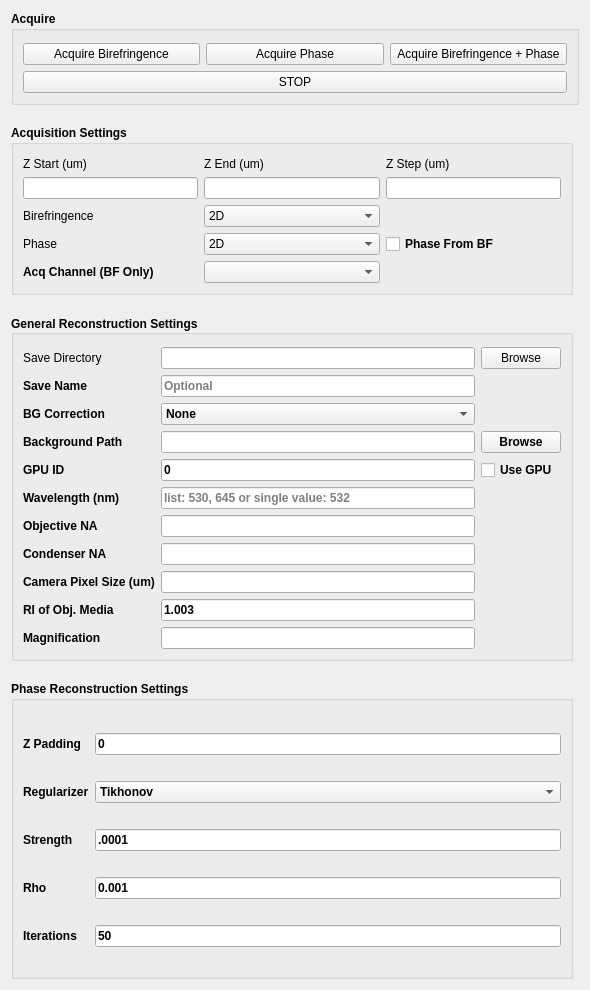
         <widget class="QWidget" name="scrollAreaWidgetContents_4">
          <property name="geometry">
           <rect>
            <x>0</x>
            <y>0</y>
            <width>590</width>
            <height>990</height>
           </rect>
          </property>
          <property name="sizePolicy">
           <sizepolicy hsizetype="Preferred" vsizetype="Preferred">
            <horstretch>0</horstretch>
            <verstretch>0</verstretch>
           </sizepolicy>
          </property>
          <layout class="QGridLayout" name="gridLayout_15">
           <property name="verticalSpacing">
            <number>20</number>
           </property>
           <item row="0" column="0" colspan="2">
            <widget class="QGroupBox" name="acquire">
             <property name="sizePolicy">
              <sizepolicy hsizetype="Preferred" vsizetype="Fixed">
               <horstretch>0</horstretch>
               <verstretch>0</verstretch>
              </sizepolicy>
             </property>
             <property name="font">
              <font>
               <italic>false</italic>
               <bold>true</bold>
              </font>
             </property>
             <property name="title">
              <string>Acquire</string>
             </property>
             <layout class="QGridLayout" name="gridLayout_13">
              <property name="topMargin">
               <number>12</number>
              </property>
              <property name="verticalSpacing">
               <number>6</number>
              </property>
              <item row="2" column="0">
               <widget class="QPushButton" name="qbutton_acq_birefringence">
                <property name="font">
                 <font>
                  <italic>false</italic>
                  <bold>false</bold>
                 </font>
                </property>
                <property name="text">
                 <string>Acquire Birefringence</string>
                </property>
               </widget>
              </item>
              <item row="2" column="1">
               <widget class="QPushButton" name="qbutton_acq_phase">
                <property name="font">
                 <font>
                  <italic>false</italic>
                  <bold>false</bold>
                 </font>
                </property>
                <property name="text">
                 <string>Acquire Phase</string>
                </property>
               </widget>
              </item>
              <item row="2" column="2">
               <widget class="QPushButton" name="qbutton_acq_birefringence_phase">
                <property name="font">
                 <font>
                  <italic>false</italic>
                  <bold>false</bold>
                 </font>
                </property>
                <property name="text">
                 <string>Acquire Birefringence + Phase</string>
                </property>
               </widget>
              </item>
              <item row="3" column="0" colspan="3">
               <widget class="QPushButton" name="qbutton_stop_acq">
                <property name="font">
                 <font>
                  <italic>false</italic>
                  <bold>false</bold>
                 </font>
                </property>
                <property name="text">
                 <string>STOP</string>
                </property>
               </widget>
              </item>
             </layout>
            </widget>
           </item>
           <item row="1" column="0">
            <widget class="QGroupBox" name="acq_settings">
             <property name="sizePolicy">
              <sizepolicy hsizetype="Preferred" vsizetype="Fixed">
               <horstretch>0</horstretch>
               <verstretch>0</verstretch>
              </sizepolicy>
             </property>
             <property name="font">
              <font>
               <italic>false</italic>
               <bold>true</bold>
              </font>
             </property>
             <property name="focusPolicy">
              <enum>Qt::TabFocus</enum>
             </property>
             <property name="title">
              <string>Acquisition Settings</string>
             </property>
             <property name="flat">
              <bool>false</bool>
             </property>
             <layout class="QGridLayout" name="gridLayout_8">
              <property name="topMargin">
               <number>12</number>
              </property>
              <property name="verticalSpacing">
               <number>6</number>
              </property>
              <item row="1" column="0">
               <widget class="QLabel" name="label_zstart">
                <property name="font">
                 <font>
                  <italic>false</italic>
                  <bold>false</bold>
                 </font>
                </property>
                <property name="text">
                 <string>Z Start (um)</string>
                </property>
               </widget>
              </item>
              <item row="1" column="1">
               <widget class="QLabel" name="label_zend">
                <property name="font">
                 <font>
                  <italic>false</italic>
                  <bold>false</bold>
                 </font>
                </property>
                <property name="text">
                 <string>Z End (um)</string>
                </property>
               </widget>
              </item>
              <item row="1" column="2">
               <widget class="QLabel" name="label_zstep">
                <property name="font">
                 <font>
                  <italic>false</italic>
                  <bold>false</bold>
                 </font>
                </property>
                <property name="text">
                 <string>Z Step (um)</string>
                </property>
               </widget>
              </item>
              <item row="3" column="0">
               <widget class="QLabel" name="label_birefringence">
                <property name="font">
                 <font>
                  <italic>false</italic>
                  <bold>false</bold>
                 </font>
                </property>
                <property name="text">
                 <string>Birefringence</string>
                </property>
               </widget>
              </item>
              <item row="2" column="0">
               <widget class="QLineEdit" name="le_zstart"/>
              </item>
              <item row="4" column="1">
               <widget class="QComboBox" name="cb_phase">
                <property name="font">
                 <font>
                  <italic>false</italic>
                  <bold>false</bold>
                 </font>
                </property>
                <property name="focusPolicy">
                 <enum>Qt::StrongFocus</enum>
                </property>
                <item>
                 <property name="text">
                  <string>2D</string>
                 </property>
                </item>
                <item>
                 <property name="text">
                  <string>3D</string>
                 </property>
                </item>
               </widget>
              </item>
              <item row="2" column="2">
               <widget class="QLineEdit" name="le_zstep"/>
              </item>
              <item row="4" column="2">
               <widget class="QCheckBox" name="chb_phase_from_bf">
                <property name="text">
                 <string>Phase From BF</string>
                </property>
               </widget>
              </item>
              <item row="4" column="0">
               <widget class="QLabel" name="label_phase">
                <property name="font">
                 <font>
                  <italic>false</italic>
                  <bold>false</bold>
                 </font>
                </property>
                <property name="text">
                 <string>Phase</string>
                </property>
               </widget>
              </item>
              <item row="5" column="1">
               <widget class="QComboBox" name="cb_acq_channel">
                <property name="currentText">
                 <string/>
                </property>
               </widget>
              </item>
              <item row="3" column="1">
               <widget class="QComboBox" name="cb_birefringence">
                <property name="font">
                 <font>
                  <italic>false</italic>
                  <bold>false</bold>
                 </font>
                </property>
                <property name="focusPolicy">
                 <enum>Qt::StrongFocus</enum>
                </property>
                <item>
                 <property name="text">
                  <string>2D</string>
                 </property>
                </item>
                <item>
                 <property name="text">
                  <string>3D</string>
                 </property>
                </item>
               </widget>
              </item>
              <item row="5" column="0">
               <widget class="QLabel" name="labe_acq_channel">
                <property name="text">
                 <string>Acq Channel (BF Only)</string>
                </property>
               </widget>
              </item>
              <item row="2" column="1">
               <widget class="QLineEdit" name="le_zend"/>
              </item>
             </layout>
            </widget>
           </item>
           <item row="2" column="0">
            <widget class="QGroupBox" name="ReconSettings">
             <property name="sizePolicy">
              <sizepolicy hsizetype="Preferred" vsizetype="Fixed">
               <horstretch>0</horstretch>
               <verstretch>0</verstretch>
              </sizepolicy>
             </property>
             <property name="font">
              <font>
               <italic>false</italic>
               <bold>true</bold>
              </font>
             </property>
             <property name="title">
              <string>General Reconstruction Settings</string>
             </property>
             <property name="alignment">
              <set>Qt::AlignLeading|Qt::AlignLeft|Qt::AlignVCenter</set>
             </property>
             <layout class="QGridLayout" name="gridLayout_9">
              <property name="topMargin">
               <number>12</number>
              </property>
              <property name="verticalSpacing">
               <number>6</number>
              </property>
              <item row="0" column="0">
               <widget class="QLabel" name="label_save_dir">
                <property name="font">
                 <font>
                  <italic>false</italic>
                  <bold>false</bold>
                 </font>
                </property>
                <property name="text">
                 <string>Save Directory</string>
                </property>
               </widget>
              </item>
              <item row="4" column="1">
               <widget class="QLineEdit" name="le_gpu_id">
                <property name="sizePolicy">
                 <sizepolicy hsizetype="Preferred" vsizetype="Fixed">
                  <horstretch>0</horstretch>
                  <verstretch>0</verstretch>
                 </sizepolicy>
                </property>
                <property name="text">
                 <string>0</string>
                </property>
                <property name="placeholderText">
                 <string>Optional</string>
                </property>
               </widget>
              </item>
              <item row="0" column="2">
               <widget class="QPushButton" name="qbutton_browse_save_dir">
                <property name="font">
                 <font>
                  <italic>false</italic>
                  <bold>false</bold>
                 </font>
                </property>
                <property name="text">
                 <string>Browse</string>
                </property>
               </widget>
              </item>
              <item row="10" column="0">
               <widget class="QLabel" name="label_mag">
                <property name="sizePolicy">
                 <sizepolicy hsizetype="Fixed" vsizetype="Preferred">
                  <horstretch>0</horstretch>
                  <verstretch>0</verstretch>
                 </sizepolicy>
                </property>
                <property name="text">
                 <string>Magnification</string>
                </property>
               </widget>
              </item>
              <item row="8" column="1">
               <widget class="QLineEdit" name="le_ps">
                <property name="sizePolicy">
                 <sizepolicy hsizetype="Preferred" vsizetype="Fixed">
                  <horstretch>0</horstretch>
                  <verstretch>0</verstretch>
                 </sizepolicy>
                </property>
                <property name="text">
                 <string/>
                </property>
               </widget>
              </item>
              <item row="4" column="0">
               <widget class="QLabel" name="label_gpu_id">
                <property name="text">
                 <string>GPU ID</string>
                </property>
                <property name="alignment">
                 <set>Qt::AlignLeading|Qt::AlignLeft|Qt::AlignVCenter</set>
                </property>
               </widget>
              </item>
              <item row="4" column="2">
               <widget class="QCheckBox" name="chb_use_gpu">
                <property name="text">
                 <string>Use GPU</string>
                </property>
               </widget>
              </item>
              <item row="6" column="0">
               <widget class="QLabel" name="label_obj_na">
                <property name="sizePolicy">
                 <sizepolicy hsizetype="Fixed" vsizetype="Preferred">
                  <horstretch>0</horstretch>
                  <verstretch>0</verstretch>
                 </sizepolicy>
                </property>
                <property name="text">
                 <string>Objective NA</string>
                </property>
               </widget>
              </item>
              <item row="1" column="0">
               <widget class="QLabel" name="label_data_save_name">
                <property name="text">
                 <string>Save Name</string>
                </property>
               </widget>
              </item>
              <item row="3" column="0">
               <widget class="QLabel" name="label_bg_path">
                <property name="text">
                 <string>Background Path</string>
                </property>
               </widget>
              </item>
              <item row="3" column="2">
               <widget class="QPushButton" name="qbutton_browse_bg_path">
                <property name="text">
                 <string>Browse</string>
                </property>
               </widget>
              </item>
              <item row="5" column="1">
               <widget class="QLineEdit" name="le_recon_wavelength">
                <property name="sizePolicy">
                 <sizepolicy hsizetype="Preferred" vsizetype="Fixed">
                  <horstretch>0</horstretch>
                  <verstretch>0</verstretch>
                 </sizepolicy>
                </property>
                <property name="placeholderText">
                 <string>list: 530, 645 or single value: 532</string>
                </property>
               </widget>
              </item>
              <item row="10" column="1">
               <widget class="QLineEdit" name="le_mag">
                <property name="sizePolicy">
                 <sizepolicy hsizetype="Preferred" vsizetype="Fixed">
                  <horstretch>0</horstretch>
                  <verstretch>0</verstretch>
                 </sizepolicy>
                </property>
               </widget>
              </item>
              <item row="5" column="0">
               <widget class="QLabel" name="label_recon_wavelength">
                <property name="sizePolicy">
                 <sizepolicy hsizetype="Fixed" vsizetype="Preferred">
                  <horstretch>0</horstretch>
                  <verstretch>0</verstretch>
                 </sizepolicy>
                </property>
                <property name="text">
                 <string>Wavelength (nm)</string>
                </property>
               </widget>
              </item>
              <item row="9" column="0">
               <widget class="QLabel" name="label_n_media">
                <property name="sizePolicy">
                 <sizepolicy hsizetype="Fixed" vsizetype="Preferred">
                  <horstretch>0</horstretch>
                  <verstretch>0</verstretch>
                 </sizepolicy>
                </property>
                <property name="text">
                 <string>RI of Obj. Media</string>
                </property>
               </widget>
              </item>
              <item row="9" column="1">
               <widget class="QLineEdit" name="le_n_media">
                <property name="sizePolicy">
                 <sizepolicy hsizetype="Preferred" vsizetype="Fixed">
                  <horstretch>0</horstretch>
                  <verstretch>0</verstretch>
                 </sizepolicy>
                </property>
                <property name="text">
                 <string>1.003</string>
                </property>
               </widget>
              </item>
              <item row="2" column="0">
               <widget class="QLabel" name="label_bg_method">
                <property name="text">
                 <string>BG Correction</string>
                </property>
               </widget>
              </item>
              <item row="6" column="1">
               <widget class="QLineEdit" name="le_obj_na">
                <property name="sizePolicy">
                 <sizepolicy hsizetype="Preferred" vsizetype="Fixed">
                  <horstretch>0</horstretch>
                  <verstretch>0</verstretch>
                 </sizepolicy>
                </property>
               </widget>
              </item>
              <item row="7" column="0">
               <widget class="QLabel" name="label_cond_na">
                <property name="sizePolicy">
                 <sizepolicy hsizetype="Fixed" vsizetype="Preferred">
                  <horstretch>0</horstretch>
                  <verstretch>0</verstretch>
                 </sizepolicy>
                </property>
                <property name="text">
                 <string>Condenser NA</string>
                </property>
               </widget>
              </item>
              <item row="7" column="1">
               <widget class="QLineEdit" name="le_cond_na">
                <property name="sizePolicy">
                 <sizepolicy hsizetype="Preferred" vsizetype="Fixed">
                  <horstretch>0</horstretch>
                  <verstretch>0</verstretch>
                 </sizepolicy>
                </property>
               </widget>
              </item>
              <item row="0" column="1">
               <widget class="QLineEdit" name="le_save_dir">
                <property name="placeholderText">
                 <string/>
                </property>
               </widget>
              </item>
              <item row="1" column="1">
               <widget class="QLineEdit" name="le_data_save_name">
                <property name="sizePolicy">
                 <sizepolicy hsizetype="Preferred" vsizetype="Fixed">
                  <horstretch>0</horstretch>
                  <verstretch>0</verstretch>
                 </sizepolicy>
                </property>
                <property name="text">
                 <string/>
                </property>
                <property name="placeholderText">
                 <string>Optional</string>
                </property>
               </widget>
              </item>
              <item row="2" column="1">
               <widget class="QComboBox" name="cb_bg_method">
                <property name="focusPolicy">
                 <enum>Qt::StrongFocus</enum>
                </property>
                <item>
                 <property name="text">
                  <string>None</string>
                 </property>
                </item>
                <item>
                 <property name="text">
                  <string>Global</string>
                 </property>
                </item>
                <item>
                 <property name="text">
                  <string>Local Fit</string>
                 </property>
                </item>
               </widget>
              </item>
              <item row="8" column="0">
               <widget class="QLabel" name="label_ps">
                <property name="sizePolicy">
                 <sizepolicy hsizetype="Fixed" vsizetype="Preferred">
                  <horstretch>0</horstretch>
                  <verstretch>0</verstretch>
                 </sizepolicy>
                </property>
                <property name="text">
                 <string>Camera Pixel Size (um)</string>
                </property>
               </widget>
              </item>
              <item row="3" column="1">
               <widget class="QLineEdit" name="le_bg_path">
                <property name="placeholderText">
                 <string/>
                </property>
               </widget>
              </item>
             </layout>
            </widget>
           </item>
           <item row="3" column="0">
            <widget class="QGroupBox" name="phase">
             <property name="sizePolicy">
              <sizepolicy hsizetype="Expanding" vsizetype="Preferred">
               <horstretch>0</horstretch>
               <verstretch>0</verstretch>
              </sizepolicy>
             </property>
             <property name="font">
              <font>
               <italic>false</italic>
               <bold>true</bold>
              </font>
             </property>
             <property name="title">
              <string>Phase Reconstruction Settings</string>
             </property>
             <layout class="QGridLayout" name="gridLayout_23">
              <property name="topMargin">
               <number>12</number>
              </property>
              <property name="verticalSpacing">
               <number>6</number>
              </property>
              <item row="1" column="0">
               <widget class="QLabel" name="label_phase_regularizer">
                <property name="text">
                 <string>Regularizer</string>
                </property>
               </widget>
              </item>
              <item row="3" column="0">
               <widget class="QLabel" name="label_phase_rho">
                <property name="text">
                 <string>Rho</string>
                </property>
               </widget>
              </item>
              <item row="2" column="1">
               <widget class="QLineEdit" name="le_phase_strength">
                <property name="text">
                 <string>.0001</string>
                </property>
               </widget>
              </item>
              <item row="4" column="1">
               <widget class="QLineEdit" name="le_itr">
                <property name="text">
                 <string>50</string>
                </property>
                <property name="placeholderText">
                 <string>TV Only</string>
                </property>
               </widget>
              </item>
              <item row="1" column="1">
               <widget class="QComboBox" name="cb_phase_denoiser">
                <item>
                 <property name="text">
                  <string>Tikhonov</string>
                 </property>
                </item>
                <item>
                 <property name="text">
                  <string>TV</string>
                 </property>
                </item>
               </widget>
              </item>
              <item row="3" column="1">
               <widget class="QLineEdit" name="le_rho">
                <property name="text">
                 <string>0.001</string>
                </property>
                <property name="placeholderText">
                 <string>TV Only</string>
                </property>
               </widget>
              </item>
              <item row="4" column="0">
               <widget class="QLabel" name="label_itr">
                <property name="text">
                 <string>Iterations</string>
                </property>
               </widget>
              </item>
              <item row="2" column="0">
               <widget class="QLabel" name="label_phase_strength">
                <property name="text">
                 <string>Strength</string>
                </property>
               </widget>
              </item>
              <item row="0" column="0">
               <widget class="QLabel" name="label_pad_z">
                <property name="sizePolicy">
                 <sizepolicy hsizetype="Fixed" vsizetype="Preferred">
                  <horstretch>0</horstretch>
                  <verstretch>0</verstretch>
                 </sizepolicy>
                </property>
                <property name="text">
                 <string>Z Padding</string>
                </property>
               </widget>
              </item>
              <item row="0" column="1">
               <widget class="QLineEdit" name="le_pad_z">
                <property name="sizePolicy">
                 <sizepolicy hsizetype="Preferred" vsizetype="Fixed">
                  <horstretch>0</horstretch>
                  <verstretch>0</verstretch>
                 </sizepolicy>
                </property>
                <property name="text">
                 <string>0</string>
                </property>
               </widget>
              </item>
             </layout>
            </widget>
           </item>
          </layout>
         </widget>
